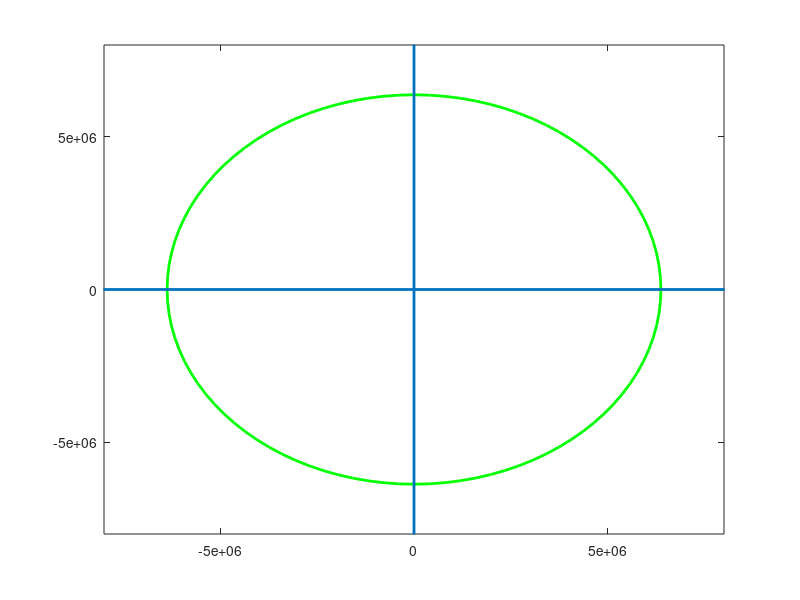

This chart was generated by the following MATLAB code:
radiusEarth = 6371000;
th = 0:pi/50:2*pi;
linewidth = 2;
xunit = radiusEarth * cos(th);
yunit = radiusEarth * sin(th);
plot(xunit, yunit, 'g', 'Linewidth', linewidth);
xL = xlim;
yL = ylim;
line([0 0], yL,  'Linewidth', linewidth);
line(xL, [0 0], 'Linewidth', linewidth);
 axis([(-8e+6) - 10, (8e+6) + 10, (-8e+6) - 10, (8e+6) + 10]);
